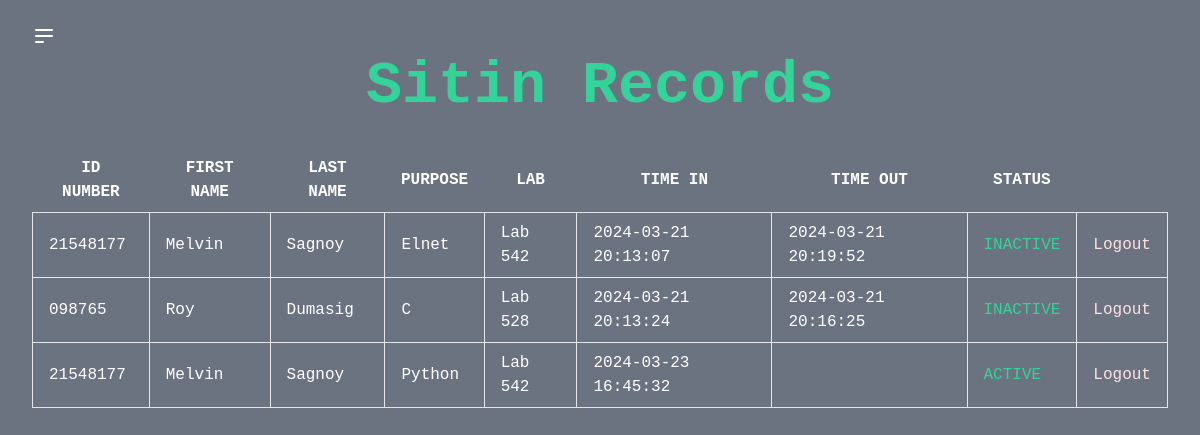
Before: /view_records.php with the older database file.
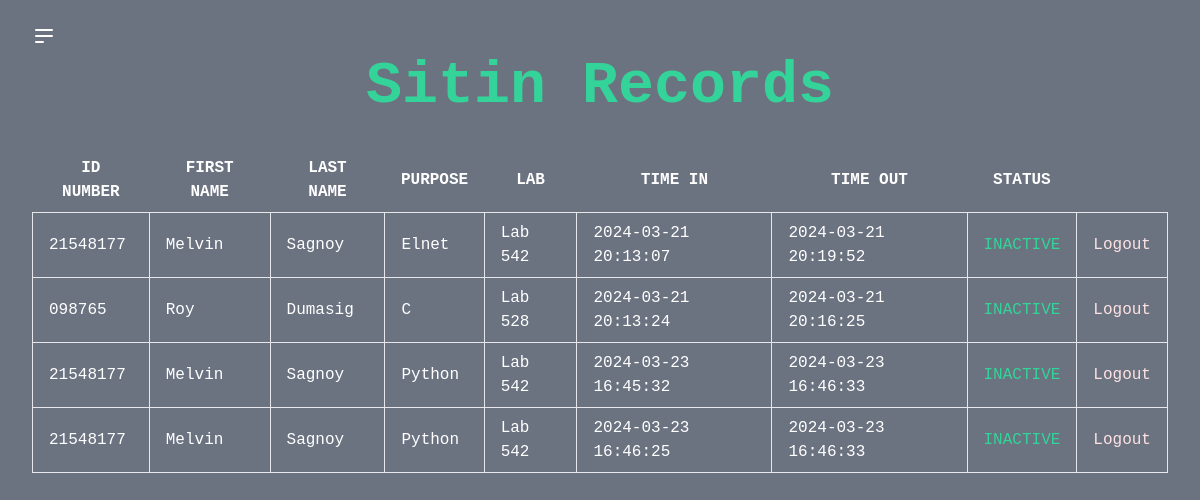
After: the same page with the newer database file.
### tables this page shows
CREATE TABLE sitin_student (
    id INTEGER PRIMARY KEY AUTOINCREMENT,
    id_number TEXT,
    firstname TEXT,
    lastname TEXT,
    purpose TEXT,
    lab TEXT,
    remaining_sessions INTEGER,
    time_in TEXT,
    time_out TEXT,
    status TEXT
);

CREATE TABLE student (
    id INTEGER PRIMARY KEY,
    id_number VARCHAR(50) NOT NULL,
    firstname VARCHAR(50) NOT NULL,
    lastname VARCHAR(50) NOT NULL,
    email VARCHAR(100) NOT NULL,
    password VARCHAR(255) NOT NULL
);

### view_records.php (the view, shortened to what this page needs)
<?php
$db = new SQLite3('sitin.db');
$query = $db->prepare("
    SELECT s.id_number, st.firstname, st.lastname, s.purpose, s.lab, s.time_in, s.time_out, s.status
    FROM sitin_student s
    JOIN student st ON s.id_number = st.id_number
");
$result = $query->execute();
?>
<!DOCTYPE html>
<html lang="en">
<head>
    <link href="https://cdn.jsdelivr.net/npm/tailwindcss@2.2.16/dist/tailwind.min.css" rel="stylesheet">
</head>
<body class="flex min-h-screen bg-gray-500 font-mono">
    <div class="flex-1 px-8 py-6">
        <button id="menu-toggle" class="focus:outline-none">
            <svg class="h-6 w-6 text-white hover:text-gray-900" viewBox="0 0 24 24" fill="none"
                xmlns="http://www.w3.org/2000/svg">
                <path
                    d="M4 6H20M4 12H20M4 18H11Z"
                    stroke="currentColor" stroke-width="2" stroke-linecap="round"
                    stroke-linejoin="round"></path>
            </svg>
        </button>
        <center>
            <h2 class="text-6xl font-semibold mb-6 text-green-400">Sitin Records</h2>
        </center>
        <div class="mt-8">
            <?php if ($result->numColumns() > 0): ?>
            <center>
                <table class="table-auto">
                    <thead>
                        <tr class="text-white">
                            <th class="px-4 py-2">ID NUMBER</th>
                            <th class="px-4 py-2">FIRST NAME</th>
                            <th class="px-4 py-2">LAST NAME</th>
                            <th class="px-4 py-2">PURPOSE</th>
                            <th class="px-4 py-2">LAB</th>
                            <th class="px-4 py-2">TIME IN</th>
                            <th class="px-4 py-2">TIME OUT</th>
                            <th class="px-4 py-2 ">STATUS</th>
                        </tr>
                    </thead>
                    <tbody>
                        <?php while ($row = $result->fetchArray(SQLITE3_ASSOC)): ?>
                        <tr class="text-white">
                            <td class="border px-4 py-2"><?php echo $row['id_number']; ?></td>
                            <td class="border px-4 py-2 capitalize	"><?php echo $row['firstname']; ?></td>
                            <td class="border px-4 py-2 capitalize	"><?php echo $row['lastname']; ?></td>
                            <td class="border px-4 py-2 capitalize	"><?php echo $row['purpose']; ?></td>
                            <td class="border px-4 py-2 capitalize	"><?php echo $row['lab']; ?></td>
                            <td class="border px-4 py-2"><?php echo $row['time_in']; ?></td>
                            <td class="border px-4 py-2"><?php echo $row['time_out']; ?></td>
                            <td class="border px-4 py-2 text-green-400"><?php echo $row['status']; ?></td>
                            <td class="border px-4 py-2">
                                <form method="POST" action="">
                                    <button type="submit" name="logout" class="text-red-100 hover:text-red-400">Logout</button>
                                </form>
                            </td>
                        </tr>
                        <?php endwhile; ?>
                    </tbody>
                </table>
            </center>
            <?php else: ?>
            <p class="text-red-500">No sitin records found.</p>
            <?php endif; ?>
        </div>
    </div>
</body>
</html>

Changed rows visible on the page:
changed sitin_student (number 3 of 4 on the later page): time_out (not shown) → "2024-03-23 16:46:33"; status "ACTIVE" → "INACTIVE"
added sitin_student: id_number "21548177", student.firstname "Melvin", student.lastname "Sagnoy", purpose "Python", lab "Lab 542", time_in "2024-03-23 16:46:25", time_out "2024-03-23 16:46:33", status "INACTIVE"
